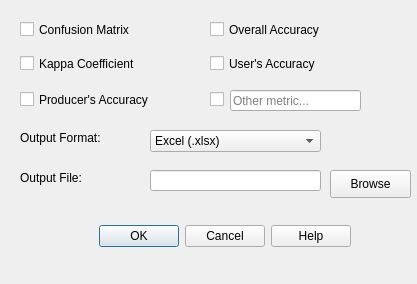
<?xml version="1.0" encoding="UTF-8"?>
<ui version="4.0">
 <class>AccuracyReportDialog</class>
 <widget class="QDialog" name="AccuracyReportDialog">
  <property name="geometry">
   <rect>
    <x>0</x>
    <y>0</y>
    <width>417</width>
    <height>284</height>
   </rect>
  </property>
  <property name="windowTitle">
   <string>Dialog</string>
  </property>
  <widget class="QDialogButtonBox" name="buttonBox">
   <property name="geometry">
    <rect>
     <x>40</x>
     <y>220</y>
     <width>311</width>
     <height>32</height>
    </rect>
   </property>
   <property name="orientation">
    <enum>Qt::Horizontal</enum>
   </property>
   <property name="standardButtons">
    <set>QDialogButtonBox::Cancel|QDialogButtonBox::Help|QDialogButtonBox::Ok</set>
   </property>
  </widget>
  <widget class="QLabel" name="label_format">
   <property name="geometry">
    <rect>
     <x>20</x>
     <y>130</y>
     <width>191</width>
     <height>16</height>
    </rect>
   </property>
   <property name="text">
    <string>Output Format:</string>
   </property>
  </widget>
  <widget class="QLabel" name="label_outputfile">
   <property name="geometry">
    <rect>
     <x>20</x>
     <y>170</y>
     <width>151</width>
     <height>16</height>
    </rect>
   </property>
   <property name="text">
    <string>Output File:</string>
   </property>
  </widget>
  <widget class="QLineEdit" name="lineEdit_outputfile">
   <property name="geometry">
    <rect>
     <x>150</x>
     <y>170</y>
     <width>171</width>
     <height>21</height>
    </rect>
   </property>
  </widget>
  <widget class="QPushButton" name="btn_browse_outputfile">
   <property name="geometry">
    <rect>
     <x>330</x>
     <y>170</y>
     <width>81</width>
     <height>28</height>
    </rect>
   </property>
   <property name="text">
    <string>Browse</string>
   </property>
  </widget>
  <widget class="QCheckBox" name="check_confusion_matrix">
   <property name="geometry">
    <rect>
     <x>20</x>
     <y>20</y>
     <width>161</width>
     <height>19</height>
    </rect>
   </property>
   <property name="text">
    <string>Confusion Matrix</string>
   </property>
  </widget>
  <widget class="QCheckBox" name="check_overall_accuracy">
   <property name="geometry">
    <rect>
     <x>210</x>
     <y>20</y>
     <width>161</width>
     <height>19</height>
    </rect>
   </property>
   <property name="text">
    <string>Overall Accuracy</string>
   </property>
  </widget>
  <widget class="QCheckBox" name="check_kappa">
   <property name="geometry">
    <rect>
     <x>20</x>
     <y>48</y>
     <width>161</width>
     <height>31</height>
    </rect>
   </property>
   <property name="text">
    <string>Kappa Coefficient</string>
   </property>
  </widget>
  <widget class="QCheckBox" name="check_users_accuracy">
   <property name="geometry">
    <rect>
     <x>210</x>
     <y>48</y>
     <width>161</width>
     <height>31</height>
    </rect>
   </property>
   <property name="text">
    <string>User's Accuracy</string>
   </property>
  </widget>
  <widget class="QCheckBox" name="check_producers_accuracy">
   <property name="geometry">
    <rect>
     <x>20</x>
     <y>90</y>
     <width>181</width>
     <height>19</height>
    </rect>
   </property>
   <property name="text">
    <string>Producer's Accuracy</string>
   </property>
  </widget>
  <widget class="QCheckBox" name="check_other">
   <property name="geometry">
    <rect>
     <x>210</x>
     <y>90</y>
     <width>181</width>
     <height>19</height>
    </rect>
   </property>
   <property name="text">
    <string/>
   </property>
  </widget>
  <widget class="QLineEdit" name="lineEdit_other">
   <property name="geometry">
    <rect>
     <x>230</x>
     <y>90</y>
     <width>131</width>
     <height>21</height>
    </rect>
   </property>
   <property name="placeholderText">
    <string>Other metric...</string>
   </property>
  </widget>
  <widget class="QComboBox" name="combo_format">
   <property name="geometry">
    <rect>
     <x>150</x>
     <y>130</y>
     <width>171</width>
     <height>22</height>
    </rect>
   </property>
   <item>
    <property name="text">
     <string>Excel (.xlsx)</string>
    </property>
   </item>
   <item>
    <property name="text">
     <string>CSV (.csv)</string>
    </property>
   </item>
   <item>
    <property name="text">
     <string>TXT (*.txt)</string>
    </property>
   </item>
  </widget>
 </widget>
 <resources/>
 <connections>
  <connection>
   <sender>buttonBox</sender>
   <signal>accepted()</signal>
   <receiver>AccuracyReportDialog</receiver>
   <slot>accept()</slot>
   <hints>
    <hint type="sourcelabel">
     <x>248</x>
     <y>254</y>
    </hint>
    <hint type="destinationlabel">
     <x>157</x>
     <y>274</y>
    </hint>
   </hints>
  </connection>
  <connection>
   <sender>buttonBox</sender>
   <signal>rejected()</signal>
   <receiver>AccuracyReportDialog</receiver>
   <slot>reject()</slot>
   <hints>
    <hint type="sourcelabel">
     <x>316</x>
     <y>260</y>
    </hint>
    <hint type="destinationlabel">
     <x>286</x>
     <y>274</y>
    </hint>
   </hints>
  </connection>
 </connections>
</ui>
